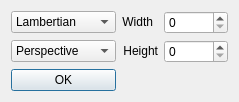
<?xml version="1.0" encoding="UTF-8"?>
<ui version="4.0">
 <class>Render</class>
 <widget class="QDialog" name="Render">
  <property name="geometry">
   <rect>
    <x>0</x>
    <y>0</y>
    <width>239</width>
    <height>93</height>
   </rect>
  </property>
  <property name="windowTitle">
   <string>Render</string>
  </property>
  <layout class="QGridLayout" name="gridLayout">
   <item row="3" column="0">
    <widget class="QComboBox" name="comboBox">
     <property name="sizePolicy">
      <sizepolicy hsizetype="Minimum" vsizetype="Fixed">
       <horstretch>0</horstretch>
       <verstretch>0</verstretch>
      </sizepolicy>
     </property>
     <item>
      <property name="text">
       <string>Perspective</string>
      </property>
     </item>
     <item>
      <property name="text">
       <string>Parallel</string>
      </property>
     </item>
    </widget>
   </item>
   <item row="1" column="0">
    <widget class="QComboBox" name="comboBox_2">
     <item>
      <property name="text">
       <string>Lambertian</string>
      </property>
     </item>
     <item>
      <property name="text">
       <string>Phong</string>
      </property>
     </item>
     <item>
      <property name="text">
       <string>Shadows</string>
      </property>
     </item>
     <item>
      <property name="text">
       <string>Transparency</string>
      </property>
     </item>
     <item>
      <property name="text">
       <string>Refraction</string>
      </property>
     </item>
    </widget>
   </item>
   <item row="1" column="4">
    <widget class="QSpinBox" name="spinBoxHeight">
     <property name="sizePolicy">
      <sizepolicy hsizetype="Expanding" vsizetype="Fixed">
       <horstretch>0</horstretch>
       <verstretch>0</verstretch>
      </sizepolicy>
     </property>
    </widget>
   </item>
   <item row="1" column="1">
    <widget class="QLabel" name="label_3">
     <property name="sizePolicy">
      <sizepolicy hsizetype="Fixed" vsizetype="Fixed">
       <horstretch>0</horstretch>
       <verstretch>0</verstretch>
      </sizepolicy>
     </property>
     <property name="text">
      <string>Width</string>
     </property>
     <property name="alignment">
      <set>Qt::AlignRight|Qt::AlignTrailing|Qt::AlignVCenter</set>
     </property>
    </widget>
   </item>
   <item row="3" column="1">
    <widget class="QLabel" name="label_2">
     <property name="sizePolicy">
      <sizepolicy hsizetype="Fixed" vsizetype="Fixed">
       <horstretch>0</horstretch>
       <verstretch>0</verstretch>
      </sizepolicy>
     </property>
     <property name="text">
      <string>Height</string>
     </property>
     <property name="alignment">
      <set>Qt::AlignRight|Qt::AlignTrailing|Qt::AlignVCenter</set>
     </property>
    </widget>
   </item>
   <item row="3" column="4">
    <widget class="QSpinBox" name="spinBoxWidth"/>
   </item>
   <item row="4" column="0">
    <widget class="QPushButton" name="btnOK">
     <property name="sizePolicy">
      <sizepolicy hsizetype="Preferred" vsizetype="Expanding">
       <horstretch>0</horstretch>
       <verstretch>0</verstretch>
      </sizepolicy>
     </property>
     <property name="text">
      <string>OK</string>
     </property>
    </widget>
   </item>
  </layout>
 </widget>
 <layoutdefault spacing="6" margin="11"/>
 <resources/>
 <connections/>
</ui>
